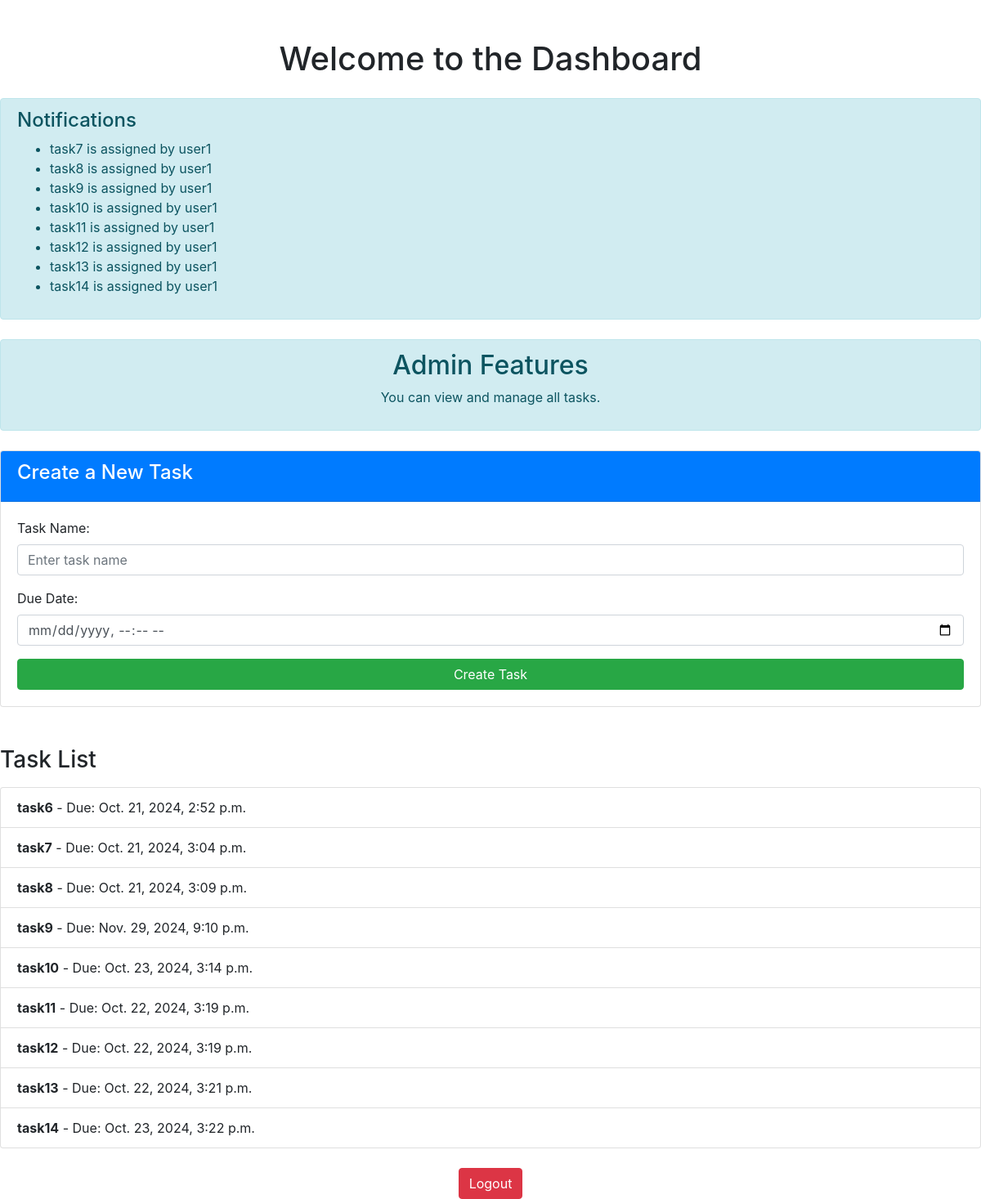
/ (signed in), run on an earlier commit of the app's database.
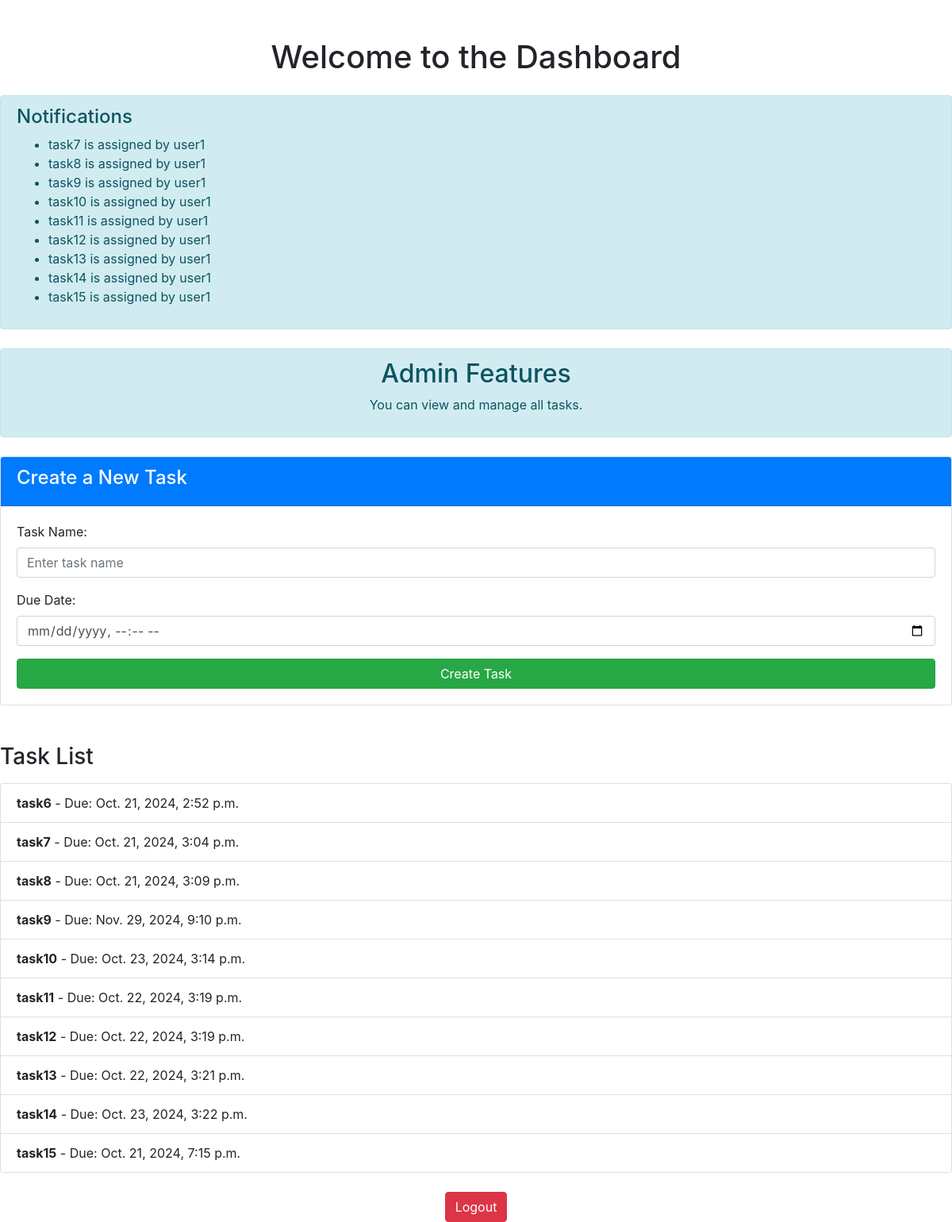
And on a later commit of the database.
### tasks/models.py (models this page shows)
class Notification(models.Model):
    task = models.ForeignKey(Task, on_delete=models.CASCADE)
    user = models.ForeignKey(User, on_delete=models.CASCADE)
    seen = models.BooleanField(default=False)
    created_at = models.DateTimeField(auto_now_add=True)

class Task(models.Model):
    task_name = models.CharField(max_length=255)
    due_date = models.DateTimeField()
    is_completed = models.BooleanField(default=False)
    created_by = models.ForeignKey(User, on_delete=models.CASCADE)
    def __str__(self):
        return self.task_name

class User(models.Model):
    user_id = models.CharField(max_length=100, unique=True)
    password = models.CharField(max_length=100)
    privileges = models.CharField(max_length=50)
    def __str__(self):
        return self.user_id

### tasks/views.py (the view)
# urls.py: path('', dashboard,name='dashboard'),
def dashboard(request):
    if 'user_id' not in request.session:
        return redirect('login')
    privileges = request.session.get('privileges')
    if privileges == 'admin':
        tasks = Task.objects.all()
    else:
        tasks = Task.objects.filter(is_completed=False)
    notifications = Notification.objects.filter(user__user_id=request.session['user_id'], seen=False)
    context = {
        'tasks': tasks,
        'privileges': privileges,
        'notifications': notifications,  # Include notifications in the context
    }
    return render(request, 'dashboard.html', context)

### templates/dashboard.html (shortened to what this page needs)
<!DOCTYPE html>
<html lang="en">
<head>
    <link href="https://stackpath.bootstrapcdn.com/bootstrap/4.5.2/css/bootstrap.min.css" rel="stylesheet">
</head>
<body>
        <h1 class="text-center">Welcome to the Dashboard</h1>
        {% if notifications %}
            <div class="alert alert-info mt-4">
                <h4>Notifications</h4>
                <ul>
                    {% for notification in notifications %}
                        <li>{{ notification.task }} is assigned by {{notification.user}}</li>
                    {% endfor %}
                </ul>
            </div>
        {% endif %}
        {% if privileges == 'admin' %}
            <div class="alert alert-info text-center mt-4">
                <h2>Admin Features</h2>
                <p>You can view and manage all tasks.</p>
            </div>
            <div class="card mt-4">
                <div class="card-header bg-primary text-white">
                    <h4>Create a New Task</h4>
                </div>
                <div class="card-body">
                    <form method="POST" action="{% url 'create_task' %}">
                        <div class="form-group">
                            <label for="task_name">Task Name:</label>
                            <input type="text" class="form-control" name="task_name" placeholder="Enter task name" required>
                        </div>
                        <div class="form-group">
                            <label for="due_date">Due Date:</label>
                            <input type="datetime-local" class="form-control" name="due_date" required>
                        </div>
                        <button type="submit" class="btn btn-success btn-block">Create Task</button>
                    </form>
                </div>
            </div>
        {% else %}
            <div class="alert alert-warning text-center mt-4">
                <h2>User Features</h2>
                <p>You can only view incomplete tasks.</p>
            </div>
        {% endif %}
        <h3 class="mt-5">Task List</h3>
        <ul class="list-group mt-3">
            {% for task in tasks %}
                <li class="list-group-item">
                    <strong>{{ task.task_name }}</strong> - Due: {{ task.due_date }}
                </li>
            {% endfor %}
        </ul>
        <div class="mt-4 text-center">
            <a href="{% url 'logout' %}" class="btn btn-danger">Logout</a>
        </div>
</body>
</html>

What changed in the data, as far as the page shows it:
added Notification: task "task15", user "user1"
added Task: task_name "task15", due_date "Oct. 21, 2024, 7:15 p.m."
